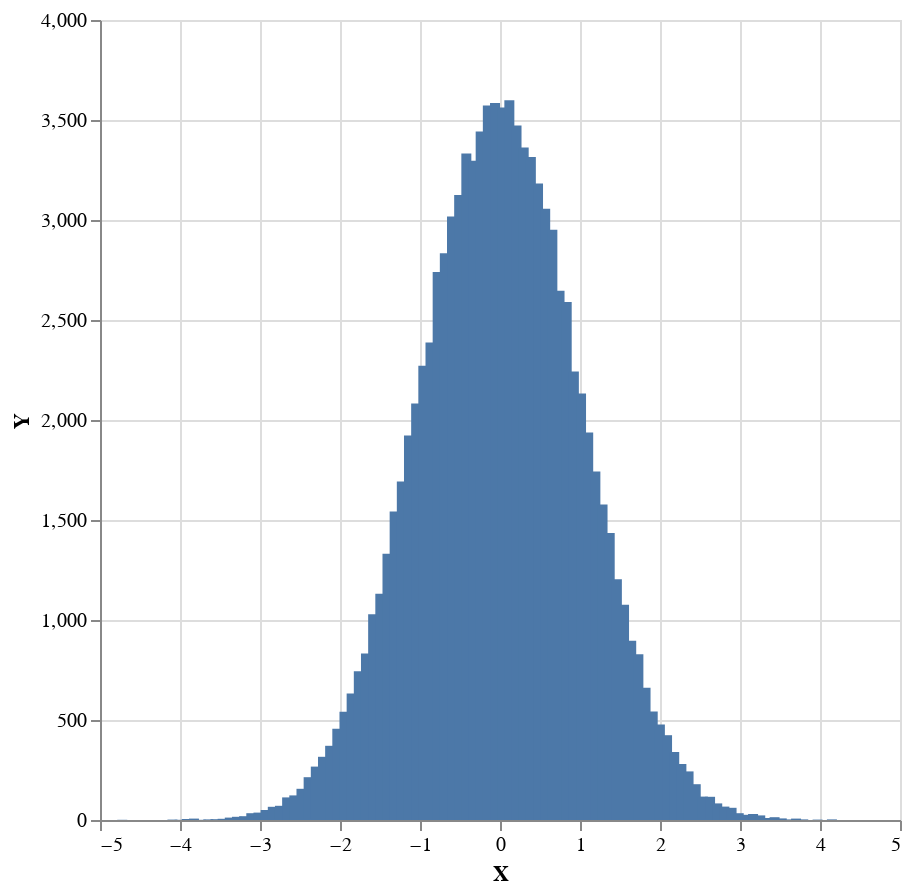

Notebook source saved alongside this figure:
### Markdown cell above
We'd like to view a histogram of samples, which in the limit of many samples should tend to the PDF of a normal distribution. Again, we could apply a histogram to the list of samples, but it's nicer to apply a `histogram` function to `multipleDraws`, to define a distribution over histograms from which we'll sample.

### Code cell
sampler $ plot . histogramToList . histogram 100 <$> replicateM 100000 (weighted model2)

### Figure 1 — Vega-Lite specification as saved in the notebook (floating-point values rounded to 4 significant figures)
{"$schema": "https://vega.github.io/schema/vega-lite/v4.json", "data": {"values": [{"X": -4.722, "Y": 1}, {"X": -4.632, "Y": 0}, {"X": -4.542, "Y": 0}, {"X": -4.453, "Y": 0}, {"X": -4.363, "Y": 0}, {"X": -4.274, "Y": 0}, {"X": -4.184, "Y": 0}, {"X": -4.094, "Y": 2}, {"X": -4.005, "Y": 1}, {"X": -3.915, "Y": 5}, {"X": -3.826, "Y": 7}, {"X": -3.736, "Y": 1}, {"X": -3.646, "Y": 3}, {"X": -3.557, "Y": 4}, {"X": -3.467, "Y": 6}, {"X": -3.378, "Y": 12}, {"X": -3.288, "Y": 16}, {"X": -3.198, "Y": 19}, {"X": -3.109, "Y": 34}, {"X": -3.019, "Y": 37}, {"X": -2.93, "Y": 50}, {"X": -2.84, "Y": 66}, {"X": -2.75, "Y": 71}, {"X": -2.661, "Y": 113}, {"X": -2.571, "Y": 123}, {"X": -2.482, "Y": 156}, {"X": -2.392, "Y": 214}, {"X": -2.302, "Y": 267}, {"X": -2.213, "Y": 316}, {"X": -2.123, "Y": 371}, {"X": -2.034, "Y": 456}, {"X": -1.944, "Y": 541}, {"X": -1.854, "Y": 633}, {"X": -1.765, "Y": 744}, {"X": -1.675, "Y": 832}, {"X": -1.586, "Y": 1029}, {"X": -1.496, "Y": 1131}, {"X": -1.406, "Y": 1331}, {"X": -1.317, "Y": 1543}, {"X": -1.227, "Y": 1693}, {"X": -1.138, "Y": 1922}, {"X": -1.048, "Y": 2083}, {"X": -0.9584, "Y": 2271}, {"X": -0.8687, "Y": 2388}, {"X": -0.7791, "Y": 2740}, {"X": -0.6895, "Y": 2834}, {"X": -0.5999, "Y": 3017}, {"X": -0.5103, "Y": 3125}, {"X": -0.4207, "Y": 3332}, {"X": -0.3311, "Y": 3296}, {"X": -0.2415, "Y": 3443}, {"X": -0.1519, "Y": 3572}, {"X": -0.06233, "Y": 3585}, {"X": 0.02727, "Y": 3563}, {"X": 0.1169, "Y": 3599}, {"X": 0.2065, "Y": 3472}, {"X": 0.2961, "Y": 3362}, {"X": 0.3857, "Y": 3315}, {"X": 0.4753, "Y": 3182}, {"X": 0.5649, "Y": 3056}, {"X": 0.6545, "Y": 2951}, {"X": 0.7441, "Y": 2646}, {"X": 0.8337, "Y": 2590}, {"X": 0.9233, "Y": 2242}, {"X": 1.013, "Y": 2133}, {"X": 1.103, "Y": 1937}, {"X": 1.192, "Y": 1743}, {"X": 1.282, "Y": 1578}, {"X": 1.371, "Y": 1435}, {"X": 1.461, "Y": 1204}, {"X": 1.551, "Y": 1076}, {"X": 1.64, "Y": 896}, {"X": 1.73, "Y": 829}, {"X": 1.819, "Y": 661}, {"X": 1.909, "Y": 542}, {"X": 1.999, "Y": 478}, {"X": 2.088, "Y": 424}, {"X": 2.178, "Y": 340}, {"X": 2.267, "Y": 280}, {"X": 2.357, "Y": 243}, {"X": 2.447, "Y": 179}, {"X": 2.536, "Y": 117}, {"X": 2.626, "Y": 116}, {"X": 2.715, "Y": 83}, {"X": 2.805, "Y": 67}, {"X": 2.895, "Y": 61}, {"X": 2.984, "Y": 34}, {"X": 3.074, "Y": 26}, {"X": 3.163, "Y": 30}, {"X": 3.253, "Y": 23}, {"X": 3.343, "Y": 10}, {"X": 3.432, "Y": 14}, {"X": 3.522, "Y": 8}, {"X": 3.611, "Y": 3}, {"X": 3.701, "Y": 7}, {"X": 3.791, "Y": 3}, {"X": 3.88, "Y": 0}, {"X": 3.97, "Y": 2}, {"X": 4.059, "Y": 0}, {"X": 4.149, "Y": 3}]}, "encoding": {"x": {"field": "X", "type": "quantitative"}, "y": {"field": "Y", "type": "quantitative"}}, "height": 400, "mark": "bar", "width": 400}
